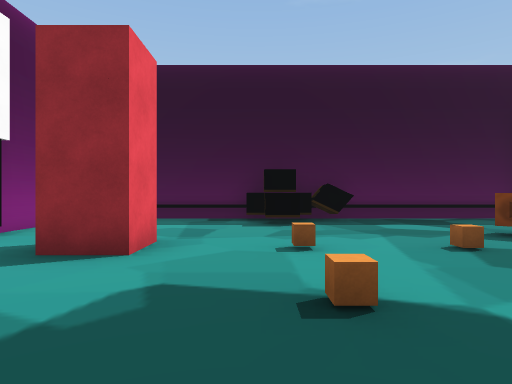
view 1 (above)

14 first-person views from a walk through a scene from a Unity 3-D project. The camera is 1.5 m above the floor, looks level and sees 75° across. The floor is counted in squares, 2.22 m on a side. Each view is taken from the middle of a square. On the plan, view 1 faces up. The plan holds only what a view shows up to about 10 squares ahead; the rest is blank. The place goes on beyond the plan. The player character is not drawn. Some surface patterns are stand-ins.

view 2
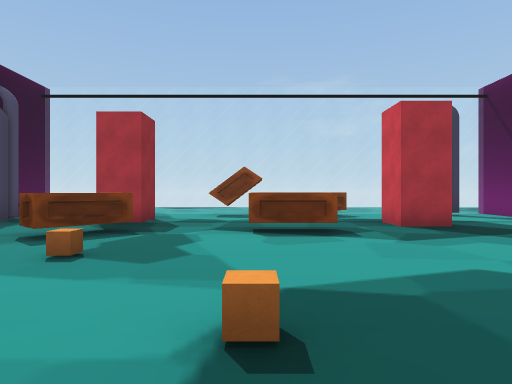

view 3
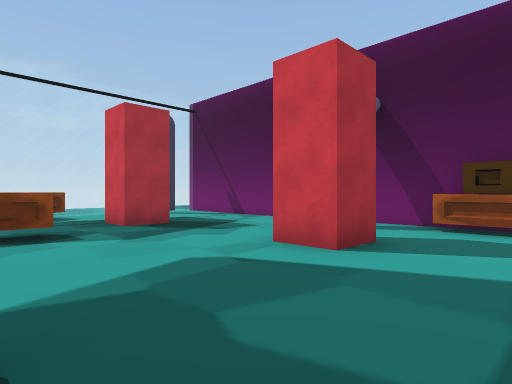

view 4
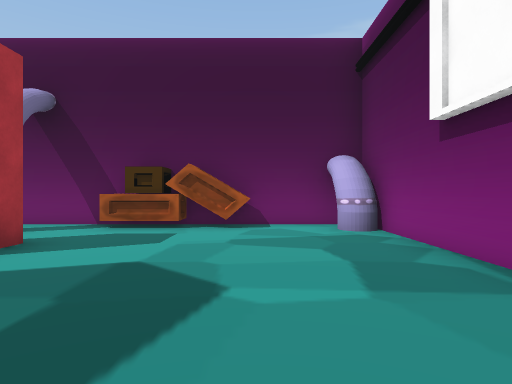

view 5
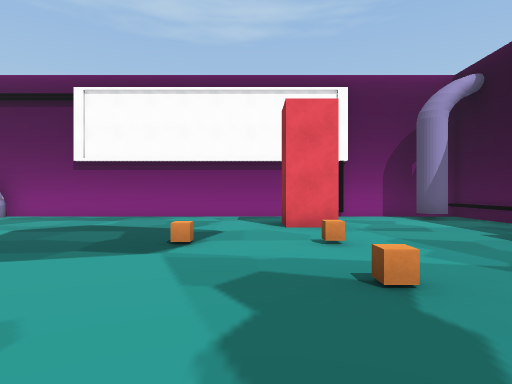

view 6
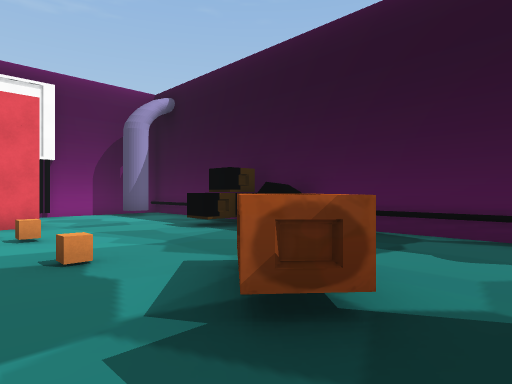

view 7
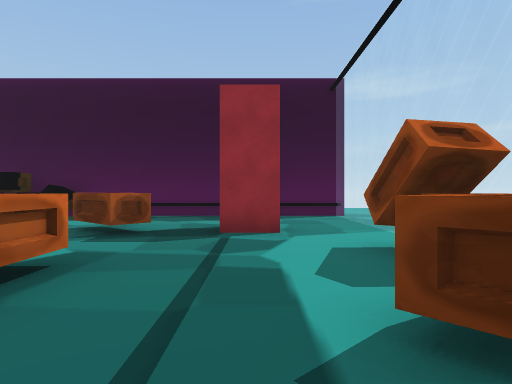

view 8
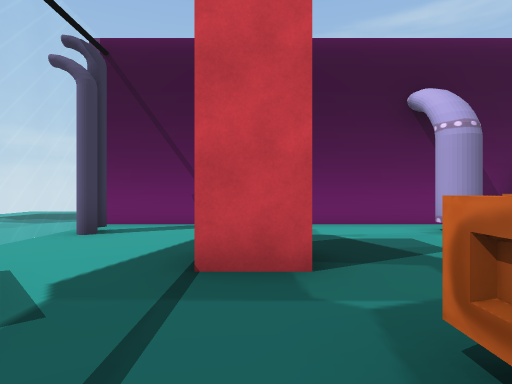

view 9
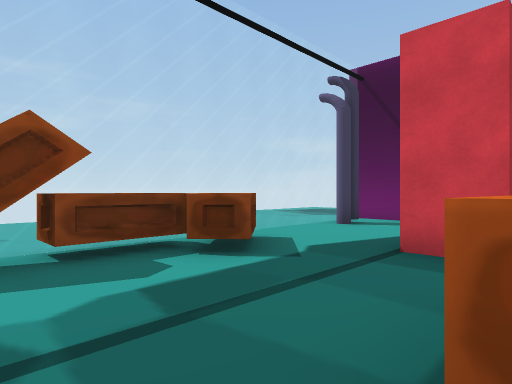

view 10
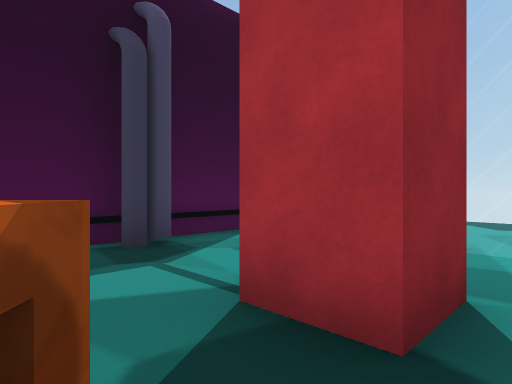

view 11
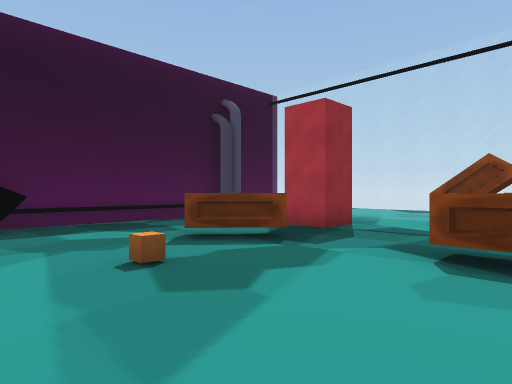

view 12
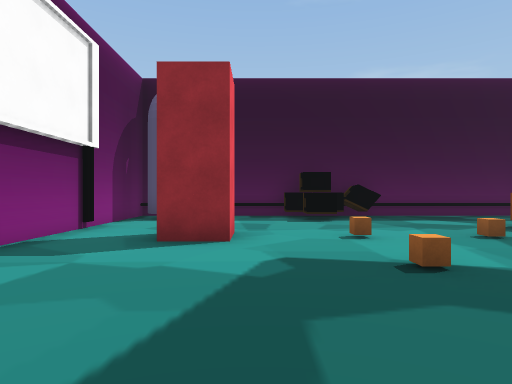

view 13
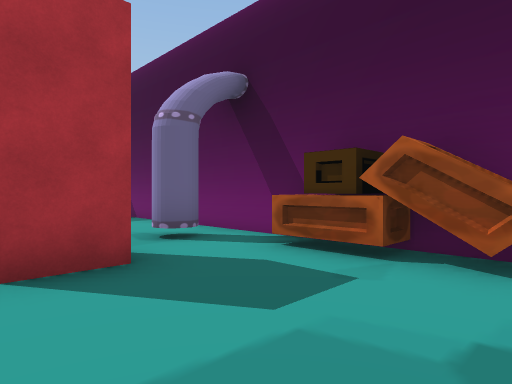

view 14
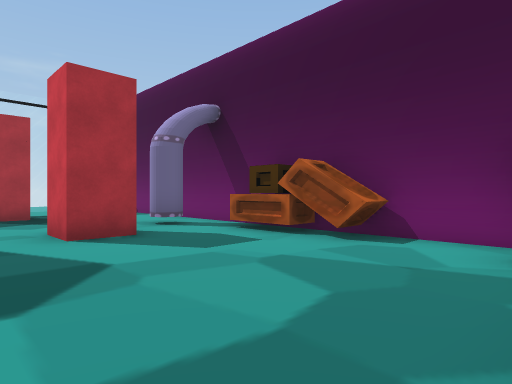

### Floor plan
Key: @ floor where view 1 was taken; # wall or solid block; . floor; = window, fence, low wall or low ledge; ^ raised ledge; C column; B brown cube.
Columns run from 5 left of view 1 to 10 right of it. Each row starts with its distance up from view 1.
  9  ##############.
  8 #....=##....#..=
  7 #.#...^........
  6 #..............
  5  #.......^#.C..=
  4 #..C..B.B......=
  3 #.............#
  2 #.....B...^...==
  1 #.........^...=
  0 #....@.......^#
 -1 #..........C..==
 -2 #.....CC.......=
 -3 #..............=
 -4  #.....#......==
 -5  ##############=

Where each view was taken, in squares from view 1:
view 1: 0 up, 0 right, facing up
view 2: 2 up, 1 left, facing right
view 3: 2 up, 1 left, facing down-right
view 4: 2 up, 2 left, facing down
view 5: 3 up, 5 right, facing left
view 6: 3 up, 6 right, facing up-left
view 7: 1 down, 7 right, facing up
view 8: 2 up, 6 right, facing down
view 9: 3 up, 5 right, facing down-right
view 10: 4 up, 5 right, facing up-right
view 11: 1 up, 1 right, facing up-right
view 12: 1 down, 1 left, facing up
view 13: 1 down, 2 left, facing down-right
view 14: 0 up, 4 left, facing down-right
